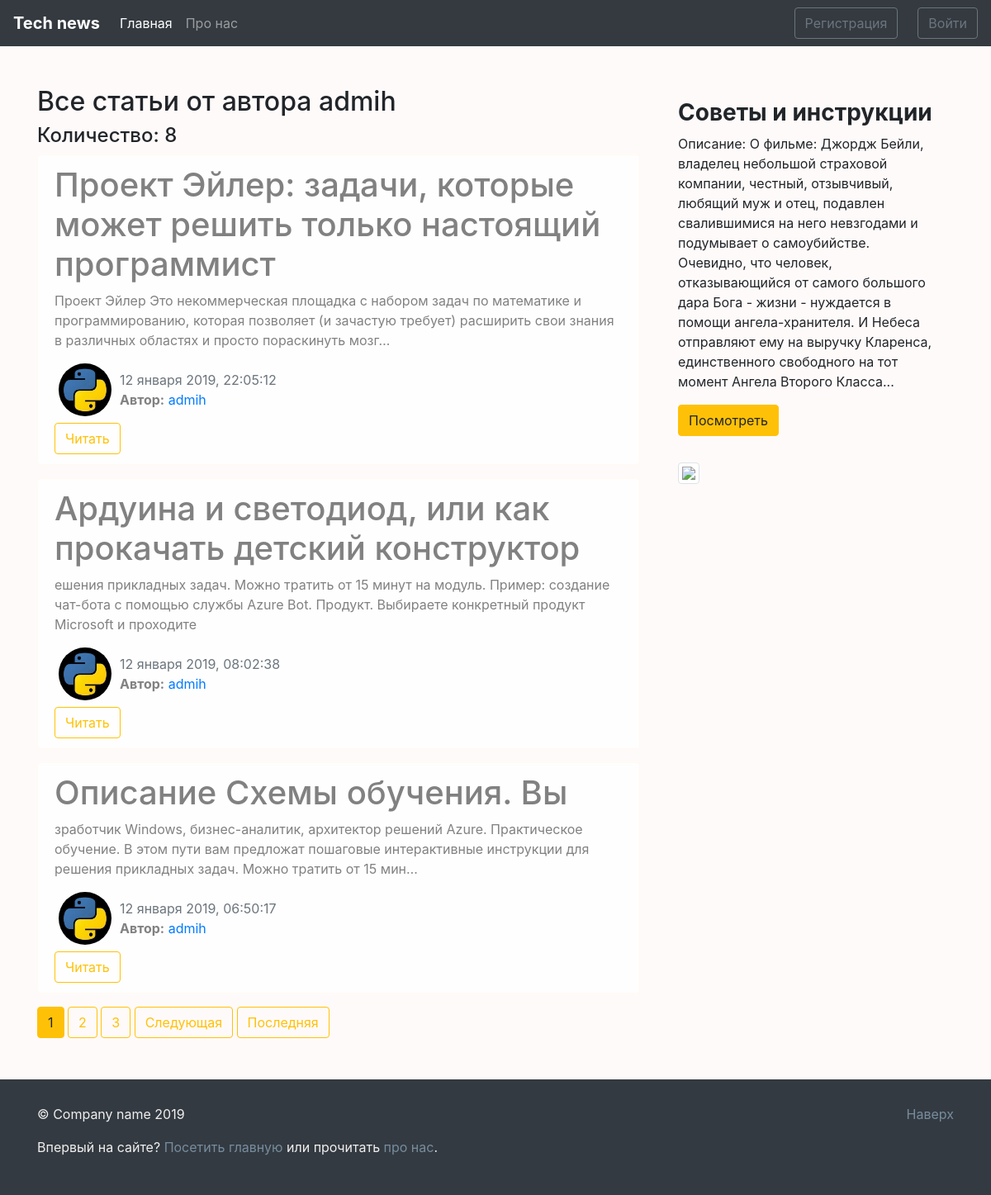
Page /user/admih/ on the committed database.
### blog/models.py (models this page shows, shortened)
class News(models.Model):
    title = models.CharField(max_length=100) # не больше 250 можно
    text = models.TextField()
    date = models.DateTimeField(default=timezone.now)
    author = models.ForeignKey(User, on_delete=models.CASCADE)

### users/models.py (models this page shows, shortened)
class Profile(models.Model):
    user = models.OneToOneField(User, on_delete=models.CASCADE)
    img = models.ImageField(default='default.jpg', upload_to='user_images')

### blog/views.py (the view)
# urls.py: path('user/<str:username>/', views.UserAllNewsView.as_view(), name='user-news'),
class UserAllNewsView(ListView):
    model = News
    template_name = 'blog/user_news.html'
    context_object_name = 'news'
    paginate_by = 3
    def get_queryset(self):
        user = get_object_or_404(User, username=self.kwargs.get('username'))
        return News.objects.filter(author=user).order_by('-date')
    def get_context_data(self, **kwards):
        ctx = super(UserAllNewsView, self).get_context_data(**kwards)
        ctx['title'] = f"Все статьи от пользователя {self.kwargs.get('username')}"
        return ctx

### blog/templates/blog/user_news.html (shortened to what this page needs)
{% extends 'blog/main.html' %}
{% block main_section %}
  <h2>Все статьи от автора {{ view.kwargs.username }}</h2>
  <h4>Количество: {{ page_obj.paginator.count }}</h4>
  {% for post in news %}
    <div class="alert alert-light">
      <h1>{{ post.title }}</h1>
      <p>{{ post.text|striptags|truncatechars:200 }}</p>
      <div class="row">
        <div>
          {% if post.author.profile.img %}
            <img src="{{ post.author.profile.img.url }}" alt="{{ post.author }}" class="user_image">
          {% else %}
            <img src="/images/default.jpg" alt="{{ post.author }}" class="user_image">
          {% endif %}
        </div>
        <div class="mt-2">
          <span class="text-muted">{{ post.date|date:"d E Y, H:i:s" }}</span>
          <p><b>Автор:</b> <a href="{% url 'user-news' post.author %}">{{post.author}}</a></p>
        </div>
      </div>
      <a href="{% url 'news-detail' post.id %}" class="btn btn-outline-warning">Читать</a>
    </div>
  {% endfor %}
  {% if is_paginated %}
    {% for num in page_obj.paginator.page_range %}
      {% if num == page_obj.number %}
        <button class="btn btn-warning">{{ num }}</button>
      {% elif num > page_obj.number|add:'-3' and num < page_obj.number|add:'3' %}
        <a href="?page={{ num }}" class="btn btn-outline-warning">{{ num }}</a>
      {% endif %}
    {% endfor %}
    {% if page_obj.has_next %}
      <a href="?page={{ page_obj.next_page_number }}" class="btn btn-outline-warning">Следующая</a>
      <a href="?page={{ page_obj.paginator.num_pages }}" class="btn btn-outline-warning">Последняя</a>
    {% endif %}
  {% endif %}
{% endblock main_section %}
{% block aside_news_section %}
  <h3><b>Советы и инструкции</b></h3>
  <p>Описание: О фильме: Джордж Бейли, владелец небольшой страховой компании, честный, отзывчивый, любящий муж и отец, подавлен свалившимися на него невзгодами и подумывает о самоубийстве. Очевидно, что человек, отказывающийся от самого большого дара Бога - жизни - нуждается в помощи ангела-хранителя. И Небеса отправляют ему на выручку Кларенса, единственного свободного на тот момент Ангела Второго Класса...</p>
  <a href="" target="_blank">
    <button class="btn btn-warning">Посмотреть</button>
  </a>
{% endblock aside_news_section %}

### blog/static/blog/main.css (style rules this page uses)
body { background: #fffafa }
img { max-width: 100%!important; }
.alert-light { border-color: #fffaf0 }
.user_image { width: 64px; height: 64px; border-radius: 50%; margin-right: 10px; margin-left: 20px; }

### rows in the picture
News: title "Проект Эйлер: задачи, которые может решить только настоящий программист", text "Проект Эйлер Это некоммерческая площадка с набором задач по математике и программированию, которая позволяет (и зачастую требует) расширить свои знания в различных областях и просто пораскинуть мозг…", author.profile.img (picture), date "12 января 2019, 22:05:12", author "admih"
News: title "Ардуина и светодиод, или как прокачать детский конструктор", text "ешения прикладных задач. Можно тратить от 15 минут на модуль. Пример: создание чат-бота с помощью службы Azure Bot. Продукт. Выбираете конкретный продукт Microsoft и проходите", author.profile.img (picture), date "12 января 2019, 08:02:38", author "admih"
News: title "Описание Схемы обучения. Вы", text "зработчик Windows, бизнес-аналитик, архитектор решений Azure. Практическое обучение. В этом пути вам предложат пошаговые интерактивные инструкции для решения прикладных задач. Можно тратить от 15 мин…", author.profile.img (picture), date "12 января 2019, 06:50:17", author "admih"

### other values in the picture
{{ view.kwargs.username }} "admih"
{{ page_obj.paginator.count }} "8"
{{ num }} "1"
{{ num }} "2" "3"
